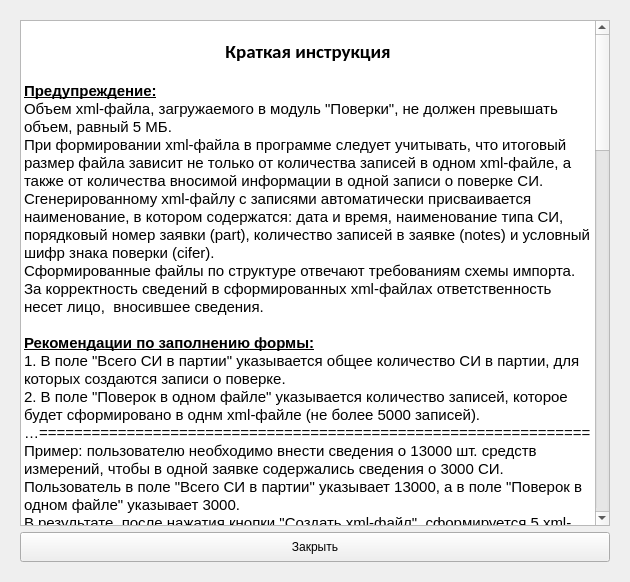
<?xml version="1.0" encoding="UTF-8"?>
<ui version="4.0">
 <class>Form</class>
 <widget class="QWidget" name="Form">
  <property name="geometry">
   <rect>
    <x>0</x>
    <y>0</y>
    <width>626</width>
    <height>582</height>
   </rect>
  </property>
  <property name="sizePolicy">
   <sizepolicy hsizetype="Preferred" vsizetype="Expanding">
    <horstretch>0</horstretch>
    <verstretch>0</verstretch>
   </sizepolicy>
  </property>
  <property name="windowTitle">
   <string>Form</string>
  </property>
  <property name="windowIcon">
   <iconset resource="res.qrc">
    <normaloff>:/icons/file_xml-512.ico</normaloff>:/icons/file_xml-512.ico</iconset>
  </property>
  <layout class="QGridLayout" name="gridLayout">
   <item row="0" column="0">
    <widget class="QWidget" name="widget" native="true">
     <property name="autoFillBackground">
      <bool>true</bool>
     </property>
     <layout class="QGridLayout" name="gridLayout_2">
      <item row="0" column="0">
       <widget class="QListWidget" name="listWidget">
        <property name="minimumSize">
         <size>
          <width>590</width>
          <height>500</height>
         </size>
        </property>
        <property name="maximumSize">
         <size>
          <width>960</width>
          <height>1080</height>
         </size>
        </property>
        <property name="font">
         <font>
          <pointsize>11</pointsize>
         </font>
        </property>
        <property name="mouseTracking">
         <bool>true</bool>
        </property>
        <property name="tabletTracking">
         <bool>false</bool>
        </property>
        <property name="focusPolicy">
         <enum>Qt::NoFocus</enum>
        </property>
        <property name="contextMenuPolicy">
         <enum>Qt::NoContextMenu</enum>
        </property>
        <property name="frameShape">
         <enum>QFrame::StyledPanel</enum>
        </property>
        <property name="lineWidth">
         <number>1</number>
        </property>
        <property name="horizontalScrollBarPolicy">
         <enum>Qt::ScrollBarAlwaysOff</enum>
        </property>
        <property name="sizeAdjustPolicy">
         <enum>QAbstractScrollArea::AdjustToContents</enum>
        </property>
        <property name="autoScroll">
         <bool>false</bool>
        </property>
        <property name="editTriggers">
         <set>QAbstractItemView::NoEditTriggers</set>
        </property>
        <property name="showDropIndicator" stdset="0">
         <bool>false</bool>
        </property>
        <property name="selectionMode">
         <enum>QAbstractItemView::NoSelection</enum>
        </property>
        <property name="textElideMode">
         <enum>Qt::ElideLeft</enum>
        </property>
        <property name="verticalScrollMode">
         <enum>QAbstractItemView::ScrollPerPixel</enum>
        </property>
        <property name="horizontalScrollMode">
         <enum>QAbstractItemView::ScrollPerItem</enum>
        </property>
        <property name="isWrapping" stdset="0">
         <bool>false</bool>
        </property>
        <property name="resizeMode">
         <enum>QListView::Adjust</enum>
        </property>
        <property name="viewMode">
         <enum>QListView::ListMode</enum>
        </property>
        <property name="wordWrap">
         <bool>true</bool>
        </property>
        <property name="selectionRectVisible">
         <bool>false</bool>
        </property>
        <item>
         <property name="text">
          <string/>
         </property>
        </item>
        <item>
         <property name="text">
          <string>Краткая инструкция</string>
         </property>
         <property name="font">
          <font>
           <family>Calibri</family>
           <pointsize>14</pointsize>
           <weight>75</weight>
           <bold>true</bold>
          </font>
         </property>
         <property name="textAlignment">
          <set>AlignCenter</set>
         </property>
        </item>
        <item>
         <property name="text">
          <string/>
         </property>
        </item>
        <item>
         <property name="text">
          <string>Предупреждение:</string>
         </property>
         <property name="font">
          <font>
           <weight>75</weight>
           <bold>true</bold>
           <underline>true</underline>
          </font>
         </property>
        </item>
        <item>
         <property name="text">
          <string>Объем xml-файла, загружаемого в модуль &quot;Поверки&quot;, не должен превышать объем, равный 5 МБ.</string>
         </property>
         <property name="font">
          <font>
           <weight>50</weight>
           <bold>false</bold>
          </font>
         </property>
        </item>
        <item>
         <property name="text">
          <string>При формировании xml-файла в программе следует учитывать, что итоговый размер файла зависит не только от количества записей в одном xml-файле, а также от количества вносимой информации в одной записи о поверке СИ.</string>
         </property>
        </item>
        <item>
         <property name="text">
          <string>Сгенерированному xml-файлу с записями автоматически присваивается наименование, в котором содержатся: дата и время, наименование типа СИ,  порядковый номер заявки (part), количество записей в заявке (notes) и условный шифр знака поверки (cifer).</string>
         </property>
        </item>
        <item>
         <property name="text">
          <string>Сформированные файлы по структуре отвечают требованиям схемы импорта. За корректность сведений в сформированных xml-файлах ответственность несет лицо,  вносившее сведения.</string>
         </property>
        </item>
        <item>
         <property name="text">
          <string/>
         </property>
        </item>
        <item>
         <property name="text">
          <string>Рекомендации по заполнению формы:</string>
         </property>
         <property name="font">
          <font>
           <weight>75</weight>
           <bold>true</bold>
           <underline>true</underline>
          </font>
         </property>
        </item>
        <item>
         <property name="text">
          <string>1. В поле &quot;Всего СИ в партии&quot; указывается общее количество СИ в партии, для которых создаются записи о поверке.</string>
         </property>
        </item>
        <item>
         <property name="text">
          <string>2. В поле &quot;Поверок в одном файле&quot; указывается количество записей, которое будет сформировано в однм xml-файле (не более 5000 записей).</string>
         </property>
        </item>
        <item>
         <property name="text">
          <string>=============================================================================================</string>
         </property>
        </item>
        <item>
         <property name="text">
          <string>Пример: пользователю необходимо внести сведения о 13000 шт. средств измерений, чтобы в одной заявке содержались сведения о 3000 СИ.</string>
         </property>
         <property name="font">
          <font>
           <weight>50</weight>
           <bold>false</bold>
          </font>
         </property>
        </item>
        <item>
         <property name="text">
          <string>Пользователь в поле &quot;Всего СИ в партии&quot; указывает 13000, а в поле &quot;Поверок в одном файле&quot; указывает 3000.</string>
         </property>
        </item>
        <item>
         <property name="text">
          <string>В результате, после нажатия кнопки &quot;Создать xml-файл&quot;, сформируется 5 xml-файлов, 4 файла будут содержать по 3000 записей, 5-й файл - 1000 записей.</string>
         </property>
        </item>
        <item>
         <property name="text">
          <string>=============================================================================================</string>
         </property>
        </item>
        <item>
         <property name="text">
          <string>3. Далее необходимо заполнить все обязательные поля, находящиеся во вкладках &quot;Сведения о СИ&quot;, &quot;Сведения о поверке&quot;, &quot;Средства поверки&quot;, &quot;Прочие сведения&quot;.</string>
         </property>
        </item>
        <item>
         <property name="text">
          <string>3.1. Вкладка &quot;Сведения о СИ&quot;.</string>
         </property>
         <property name="font">
          <font>
           <weight>75</weight>
           <bold>true</bold>
          </font>
         </property>
        </item>
        <item>
         <property name="text">
          <string>    а. Заполнить обязательное поле Тип СИ (Метрологическая аттестация, СИ ВН или СН), подробнее в примечании ниже;</string>
         </property>
        </item>
        <item>
         <property name="text">
          <string>    б. Указать модификацию СИ (если нет информации о модификации, нужно указать &quot;Нет&quot;, &quot;Модификации нет&quot; или что-то подобное);</string>
         </property>
        </item>
        <item>
         <property name="text">
          <string>    в. Заполнить поле &quot;Заводской номер/Буквенно-цифровое обозначение&quot; (пример ниже):</string>
         </property>
        </item>
        <item>
         <property name="text">
          <string>=============================================================================================</string>
         </property>
        </item>
        <item>
         <property name="text">
          <string>Пример: пользователю необходимо внести сведения о партии СИ в количестве 1000 шт. Диапазон заводских номеров начинается с заводского номера А102-Б/Е-000001/2020 и заканчивается номером А102-Б/Е-001000/2020. Изменяемая часть в этом примере является 000001. Также в примере есть неизменяемая часть номера: &quot;А102-Б/Е-&quot;, данная часть указывается в поле &quot;Начало номера до изменяемой части&quot; и &quot;/2020&quot; - эта часть (окончание номера) указывается в поле &quot;Конец номера после изменяемой части&quot;. После заполнения у пользователя должно получится следующее: &quot;А102-Б/Е-&quot;  &quot;000001&quot;   &quot;/2020&quot;. Важное замечание: поле &quot;Изменяемая часть номера&quot; может содержать только числовые значения (возможно указание числа с ведущими нулям, как в примере). </string>
         </property>
        </item>
        <item>
         <property name="text">
          <string>=============================================================================================</string>
         </property>
        </item>
        <item>
         <property name="text">
          <string>Примечание: для внесения сведений о единственном СИ, необходимо выбрать одну из трех опций:
− «Тип СИ» для внесения сведений о результатах поверки СИ утвержденного типа, при заполнении поля в данном случае выбирается значение из реестра утвержденных типов СИ ФИФ ОЕИ.
− «Метрологическая аттестация» для внесения сведений о результатах поверки средства измерений неутвержденного типа, но прошедшего метрологическую аттестацию в соответствии с ГОСТ 8.326-89 «Государственная система обеспечения единства измерений (ГСИ). Метрологическая аттестация средств измерений», в рамках которой на данное СИ была утверждена Методика метрологической аттестации, при заполнении поля в данном случае указывается наименование СИ.
− «СИ ВН или СН» для внесения сведений о результатах поверки средства измерений военного назначения или специального назначения, при заполнении поля в данном случае указывается наименование типа СИ, а также номер в реестре утвержденных типов СИ раздела ФИФ ОЕИ в области обороны и безопасности государства.</string>
         </property>
        </item>
        <item>
         <property name="text">
          <string>3.2. Вкладка &quot;Сведения о поверке&quot;.</string>
         </property>
         <property name="font">
          <font>
           <weight>75</weight>
           <bold>true</bold>
          </font>
         </property>
        </item>
        <item>
         <property name="text">
          <string>    а. Указать в поле &quot;Дата поверки&quot; нужную дату, нажав на поле ввода для вызова календаря;</string>
         </property>
        </item>
        <item>
         <property name="text">
          <string>    б. При необходимости можно заполнить поле &quot;Действительна до&quot; (необязательно поле), для этого также нужно нажать на поле ввода для вызова календаря. Важное замечание: дата в поле &quot;Дата поверки&quot; не должна быть большей или равной дате, указанной в поле &quot;Действительна до&quot;;</string>
         </property>
        </item>
        <item>
         <property name="text">
          <string>    в. Обязательно указать в поле &quot;Условный шифр знака поверки организации-поверителя&quot; значение шифра организации, от имени которой публикуются сведения из формируемой заявки (ввод на русском языке);</string>
         </property>
        </item>
        <item>
         <property name="text">
          <string>    г. Заполнить поле &quot;Владелец СИ&quot; (обязательное поле);</string>
         </property>
        </item>
        <item>
         <property name="text">
          <string>    д. Указать наименование методики поверки, в соответствии с которой проводится поверка СИ, не более 128 символов (обязательно поле);</string>
         </property>
        </item>
        <item>
         <property name="text">
          <string>    е. Если имеется необходимость указывать знак поверки на СИ или в паспорте на СИ, нужно проставить галки в соответствующих пунктах (необязательно);</string>
         </property>
        </item>
        <item>
         <property name="text">
          <string>   ж. Выбрать тип поверки;</string>
         </property>
        </item>
        <item>
         <property name="text">
          <string>    з. При необходимости указать об использовании результатов калибровки;</string>
         </property>
        </item>
        <item>
         <property name="text">
          <string>    и. Если по результатам проведения поверки СИ признано непригодным, выбрать пункт &quot;Непригодно&quot; и указать причину непригодности (обязательное поле);</string>
         </property>
        </item>
        <item>
         <property name="text">
          <string>3.3. Вкладка &quot;Средства поверки&quot;.</string>
         </property>
         <property name="font">
          <font>
           <weight>75</weight>
           <bold>true</bold>
          </font>
         </property>
        </item>
        <item>
         <property name="text">
          <string>    а. Обязательно заполнить хотя бы одно из полей, указав одно из средств поверки: номер ГПЭ/ номер эталона/ СО, применяемые при поверке/ СИ, применяемые в качестве эталона/ СИ, применяемое при поверке / Вещество (материал);</string>
         </property>
        </item>
        <item>
         <property name="text">
          <string>    б. В случае проведения поверки без применения средств поверки, необходимо выбрать один из методов поверки из выпадающего списка.</string>
         </property>
        </item>
        <item>
         <property name="text">
          <string>        При этом заполнение других полей будет недоступно. Чтобы активировать возможность внесения средств поверки в другие поля, необходимо в выпадающем списке &quot;Методы поверки без применения средств поверки&quot; выбрать пустую строку (первая строка в выпадающем списке).</string>
         </property>
        </item>
        <item>
         <property name="text">
          <string>        Для внесения нескольких средств поверки в поля &quot;Государственный первичный эталон&quot;, &quot;Эталон единицы величины&quot;, &quot;СИ, применяемое в качестве эталона&quot;, &quot;Вещество (материал), применяемое при поверке&quot;, необходимо разделять записи символом &quot;;&quot; (точка с запятой).</string>
         </property>
        </item>
        <item>
         <property name="text">
          <string>        При заполнении полей &quot;Стандартные образцы, применяемые при поверке&quot; и &quot;СИ, применяемые при поверке&quot; для добавления нескольких средств поверки нужно добавить вкладки, нажав кнопку &quot;Добавить&quot; и заполнить нужные поля.</string>
         </property>
        </item>
        <item>
         <property name="text">
          <string>3.4. Вкладка &quot; Прочие сведения&quot;.</string>
         </property>
         <property name="font">
          <font>
           <weight>75</weight>
           <bold>true</bold>
          </font>
         </property>
        </item>
        <item>
         <property name="text">
          <string>    а. Обязательно заполнить поля в разделе &quot;Условия проведения поверки&quot; (обязательные поля).</string>
         </property>
        </item>
        <item>
         <property name="text">
          <string>    б. При проведении поверки в сокращенном объеме, нужно установить галку на пункте &quot;Поверка в сокращенном объеме&quot; и заполнить поле &quot;Краткая характеристика объема поверки&quot;.</string>
         </property>
        </item>
        <item>
         <property name="text">
          <string>     в. Остальные поля заполняются по необходимости. </string>
         </property>
        </item>
        <item>
         <property name="text">
          <string/>
         </property>
        </item>
       </widget>
      </item>
      <item row="1" column="0">
       <widget class="QPushButton" name="pushButton">
        <property name="minimumSize">
         <size>
          <width>0</width>
          <height>30</height>
         </size>
        </property>
        <property name="maximumSize">
         <size>
          <width>16777215</width>
          <height>30</height>
         </size>
        </property>
        <property name="focusPolicy">
         <enum>Qt::ClickFocus</enum>
        </property>
        <property name="text">
         <string>Закрыть</string>
        </property>
       </widget>
      </item>
     </layout>
    </widget>
   </item>
  </layout>
 </widget>
 <resources>
  <include location="res.qrc"/>
 </resources>
 <connections/>
</ui>
